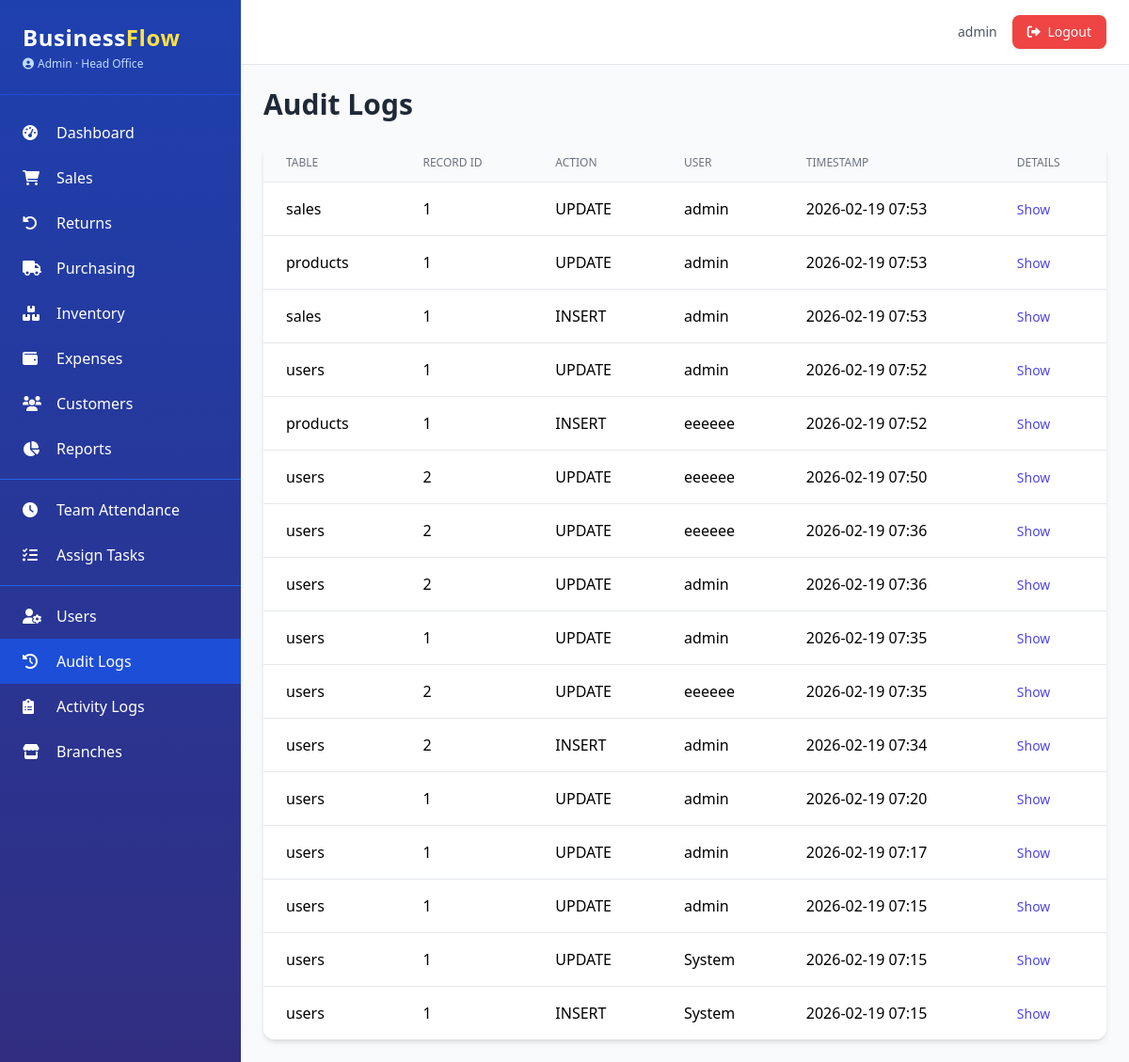
Screenshot of /admin/audit-logs (signed in) with the database file from the repository.
### app.py (models this page shows, shortened)
class AuditMixin:
    @declared_attr
    def created_at(cls):
        return db.Column(db.DateTime, default=datetime.utcnow)

class SoftDeleteMixin:
    @classmethod
    def query_active(cls):
        return cls.query.filter(cls.deleted_at.is_(None))

class User(UserMixin, db.Model, AuditMixin, SoftDeleteMixin):
    __tablename__ = 'users'
    id = db.Column(db.Integer, primary_key=True)
    username = db.Column(db.String(80), unique=True, nullable=False)
    email = db.Column(db.String(120), unique=True, nullable=False)
    password_hash = db.Column(db.String(200), nullable=False)
    role = db.Column(db.String(20), nullable=False, default='Staff')
    branch_id = db.Column(db.Integer, db.ForeignKey('branches.id'), nullable=True)
    active = db.Column(db.Boolean, default=True)
    locale = db.Column(db.String(5), default='en')
    phone = db.Column(db.String(20))
    avatar = db.Column(db.String(200))
    last_login = db.Column(db.DateTime)
    branch = db.relationship('Branch', backref='users')
    permissions = db.Column(db.JSON, default=list)
    salary = db.Column(db.Float, nullable=True)
    pay_cycle = db.Column(db.String(20), default='monthly')
    bank_account = db.Column(db.String(50))
    tax_id = db.Column(db.String(50))
    @property
    def is_admin(self):
        return self.role == 'Admin'
    def has_permission(self, perm):
        if self.is_admin:
            return True
        return perm in (self.permissions or [])

class Branch(db.Model):
    __tablename__ = 'branches'
    id = db.Column(db.Integer, primary_key=True)
    name = db.Column(db.String(100), nullable=False)
    location = db.Column(db.String(200))
    phone = db.Column(db.String(20))
    email = db.Column(db.String(120))
    is_active = db.Column(db.Boolean, default=True)
    currency = db.Column(db.String(3), default='USD')
    created_at = db.Column(db.DateTime, default=datetime.utcnow)

class AuditLog(db.Model):
    __tablename__ = 'audit_logs'
    id = db.Column(db.Integer, primary_key=True)
    table_name = db.Column(db.String(50), nullable=False)
    record_id = db.Column(db.Integer, nullable=False)
    action = db.Column(db.String(10), nullable=False)
    old_values = db.Column(db.Text, nullable=True)
    new_values = db.Column(db.Text, nullable=True)
    user_id = db.Column(db.Integer, db.ForeignKey('users.id'), nullable=True)
    timestamp = db.Column(db.DateTime, default=datetime.utcnow)
    user = db.relationship('User', foreign_keys=[user_id])
    __table_args__ = (
        Index('ix_audit_table_record', table_name, record_id),
        Index('ix_audit_timestamp', timestamp.desc()),
    )

### app.py (the view)
@admin_bp.route('/audit-logs')
@login_required
@admin_required
def audit_logs():
    page = request.args.get('page', 1, type=int)
    per_page = app.config.get('ITEMS_PER_PAGE', 20)
    pagination = AuditLog.query.order_by(AuditLog.timestamp.desc()).paginate(page=page, per_page=per_page, error_out=False)
    return render_template('admin/audit_logs.html', pagination=pagination)

### app.py (called while the page is built)
@login_manager.user_loader
def load_user(user_id):
    return User.query_active().filter_by(id=int(user_id)).first()

def admin_required(f):
    @wraps(f)
    def decorated(*args, **kwargs):
        if not current_user.is_authenticated or not current_user.is_admin:
            abort(403)
        return f(*args, **kwargs)
    return decorated

@app.context_processor
def inject_now():
    return {'now': datetime.utcnow(), 'current_year': datetime.utcnow().year}

### templates/admin/audit_logs.html (shortened to what this page needs)
{% extends "base.html" %}
{% block content %}
<h1 class="text-3xl font-bold text-gray-800 mb-6">Audit Logs</h1>
<div class="bg-white rounded-xl shadow-md overflow-hidden">
    <table class="min-w-full divide-y divide-gray-200">
        <thead class="bg-gray-50">
            <tr>
                <th class="px-6 py-3 text-left text-xs font-medium text-gray-500 uppercase">Table</th>
                <th class="px-6 py-3 text-left text-xs font-medium text-gray-500 uppercase">Record ID</th>
                <th class="px-6 py-3 text-left text-xs font-medium text-gray-500 uppercase">Action</th>
                <th class="px-6 py-3 text-left text-xs font-medium text-gray-500 uppercase">User</th>
                <th class="px-6 py-3 text-left text-xs font-medium text-gray-500 uppercase">Timestamp</th>
                <th class="px-6 py-3 text-left text-xs font-medium text-gray-500 uppercase">Details</th>
            </tr>
        </thead>
        <tbody class="bg-white divide-y divide-gray-200">
            {% for log in pagination.items %}
            <tr class="hover:bg-gray-50">
                <td class="px-6 py-4 whitespace-nowrap">{{ log.table_name }}</td>
                <td class="px-6 py-4 whitespace-nowrap">{{ log.record_id }}</td>
                <td class="px-6 py-4 whitespace-nowrap">{{ log.action }}</td>
                <td class="px-6 py-4 whitespace-nowrap">{{ log.user.username if log.user else 'System' }}</td>
                <td class="px-6 py-4 whitespace-nowrap">{{ log.timestamp.strftime('%Y-%m-%d %H:%M') }}</td>
                <td class="px-6 py-4">
                    <button onclick="toggleDetails({{ log.id }})" class="text-indigo-600 hover:text-indigo-900 text-sm">Show</button>
                </td>
            </tr>
            {% endfor %}
        </tbody>
    </table>
</div>
{% endblock %}

### templates/base.html (shortened to what this page needs)
<!DOCTYPE html>
<html lang="en">
<head>
    <script src="https://cdn.tailwindcss.com"></script>
    <link rel="stylesheet" href="https://cdnjs.cloudflare.com/ajax/libs/font-awesome/6.0.0-beta3/css/all.min.css">
</head>
<body class="bg-gray-50 font-sans antialiased">
    <div class="flex h-screen">
        <aside class="w-64 bg-gradient-to-b from-blue-800 to-indigo-900 text-white flex-shrink-0 hidden md:block overflow-y-auto shadow-xl">
            <div class="p-6 border-b border-blue-700">
                <h1 class="text-2xl font-bold tracking-wide">Business<span class="text-yellow-300">Flow</span></h1>
                <p class="text-xs text-blue-200 mt-1 flex items-center">
                    <i class="fas fa-user-circle mr-1"></i> {{ current_user.role }}
                    {% if current_user.branch %}
                        · {{ current_user.branch.name }}
                    {% endif %}
                </p>
            </div>
            <nav class="mt-4 pb-6">
                {% if current_user.has_permission('access_dashboard') or current_user.is_admin %}
                <a href="{{ url_for('dashboard.index') }}" class="flex items-center py-3 px-6 hover:bg-blue-700 transition {% if request.endpoint and request.endpoint == 'dashboard.index' %}bg-blue-700{% endif %}">
                    <i class="fas fa-tachometer-alt w-6"></i><span class="ml-3">Dashboard</span>
                </a>
                {% endif %}
                {% if current_user.has_permission('view_sales') %}
                <a href="{{ url_for('sales.list') }}" class="flex items-center py-3 px-6 hover:bg-blue-700 transition {% if request.endpoint and request.endpoint.startswith('sales.') %}bg-blue-700{% endif %}">
                    <i class="fas fa-shopping-cart w-6"></i><span class="ml-3">Sales</span>
                </a>
                {% endif %}
                {% if current_user.has_permission('view_sales') %}
                <a href="{{ url_for('returns.list') }}" class="flex items-center py-3 px-6 hover:bg-blue-700 transition {% if request.endpoint and request.endpoint.startswith('returns.') %}bg-blue-700{% endif %}">
                    <i class="fas fa-undo-alt w-6"></i><span class="ml-3">Returns</span>
                </a>
                {% endif %}
                {% if current_user.has_permission('view_purchases') %}
                <a href="{{ url_for('purchasing.purchase_order_list') }}" class="flex items-center py-3 px-6 hover:bg-blue-700 transition {% if request.endpoint and request.endpoint.startswith('purchasing.') %}bg-blue-700{% endif %}">
                    <i class="fas fa-truck w-6"></i><span class="ml-3">Purchasing</span>
                </a>
                {% endif %}
                {% if current_user.has_permission('view_inventory') %}
                <a href="{{ url_for('inventory.product_list') }}" class="flex items-center py-3 px-6 hover:bg-blue-700 transition {% if request.endpoint and request.endpoint.startswith('inventory.') %}bg-blue-700{% endif %}">
                    <i class="fas fa-boxes w-6"></i><span class="ml-3">Inventory</span>
                </a>
                {% endif %}
                {% if current_user.has_permission('view_expenses') %}
                <a href="{{ url_for('expenses.list') }}" class="flex items-center py-3 px-6 hover:bg-blue-700 transition {% if request.endpoint and request.endpoint.startswith('expenses.') %}bg-blue-700{% endif %}">
                    <i class="fas fa-wallet w-6"></i><span class="ml-3">Expenses</span>
                </a>
                {% endif %}
                {% if current_user.has_permission('view_customers') %}
                <a href="{{ url_for('crm.customer_list') }}" class="flex items-center py-3 px-6 hover:bg-blue-700 transition {% if request.endpoint and request.endpoint.startswith('crm.') %}bg-blue-700{% endif %}">
                    <i class="fas fa-users w-6"></i><span class="ml-3">Customers</span>
                </a>
                {% endif %}
                {% if current_user.has_permission('view_reports') %}
                <a href="{{ url_for('reports.index') }}" class="flex items-center py-3 px-6 hover:bg-blue-700 transition {% if request.endpoint and request.endpoint.startswith('reports.') %}bg-blue-700{% endif %}">
                    <i class="fas fa-chart-pie w-6"></i><span class="ml-3">Reports</span>
                </a>
                {% endif %}
                {% if current_user.has_permission('manage_team') %}
                <div class="border-t border-blue-600 my-2"></div>
                <a href="#" class="flex items-center py-3 px-6 hover:bg-blue-700 transition">
                    <i class="fas fa-clock w-6"></i><span class="ml-3">Team Attendance</span>
                </a>
                <a href="#" class="flex items-center py-3 px-6 hover:bg-blue-700 transition">
                    <i class="fas fa-tasks w-6"></i><span class="ml-3">Assign Tasks</span>
                </a>
                {% endif %}
                {% if current_user.has_permission('manage_users') %}
                <div class="border-t border-blue-600 my-2"></div>
                <a href="{{ url_for('admin.users') }}" class="flex items-center py-3 px-6 hover:bg-blue-700 transition {% if request.endpoint and request.endpoint == 'admin.users' %}bg-blue-700{% endif %}">
                    <i class="fas fa-user-cog w-6"></i><span class="ml-3">Users</span>
                </a>
                <a href="{{ url_for('admin.audit_logs') }}" class="flex items-center py-3 px-6 hover:bg-blue-700 transition {% if request.endpoint and request.endpoint == 'admin.audit_logs' %}bg-blue-700{% endif %}">
                    <i class="fas fa-history w-6"></i><span class="ml-3">Audit Logs</span>
                </a>
                <a href="{{ url_for('admin.activity_logs') }}" class="flex items-center py-3 px-6 hover:bg-blue-700 transition {% if request.endpoint and request.endpoint == 'admin.activity_logs' %}bg-blue-700{% endif %}">
                    <i class="fas fa-clipboard-list w-6"></i><span class="ml-3">Activity Logs</span>
                </a>
                <a href="#" class="flex items-center py-3 px-6 hover:bg-blue-700 transition">
                    <i class="fas fa-store w-6"></i><span class="ml-3">Branches</span>
                </a>
                {% endif %}
            </nav>
        </aside>
        <div class="flex-1 flex flex-col overflow-hidden">
            <header class="bg-white shadow-sm border-b border-gray-200">
                <div class="flex justify-between items-center py-4 px-6">
                    <div class="flex items-center space-x-4 ml-auto">
                        <span class="text-sm text-gray-600">{{ current_user.username }}</span>
                        <a href="{{ url_for('auth.logout') }}" class="bg-red-500 hover:bg-red-600 text-white px-4 py-2 rounded-lg text-sm transition shadow-sm">
                            <i class="fas fa-sign-out-alt mr-1"></i> Logout
                        </a>
                    </div>
                </div>
            </header>
            <main class="flex-1 overflow-y-auto p-6 bg-gray-50">
                {% block content %}{% endblock %}
            </main>
        </div>
    </div>
</body>
</html>

### rows the page displays
User: role "Admin", username "admin"
Branch: branch.name "Head Office"
AuditLog: table_name "sales", record_id "1", action "UPDATE", user "admin", timestamp "2026-02-19 07:53"
AuditLog: table_name "products", record_id "1", action "UPDATE", user "admin", timestamp "2026-02-19 07:53"
AuditLog: table_name "sales", record_id "1", action "INSERT", user "admin", timestamp "2026-02-19 07:53"
AuditLog: table_name "users", record_id "1", action "UPDATE", user "admin", timestamp "2026-02-19 07:52"
AuditLog: table_name "products", record_id "1", action "INSERT", user "eeeeee", timestamp "2026-02-19 07:52"
AuditLog: table_name "users", record_id "2", action "UPDATE", user "eeeeee", timestamp "2026-02-19 07:50"
AuditLog: table_name "users", record_id "2", action "UPDATE", user "eeeeee", timestamp "2026-02-19 07:36"
AuditLog: table_name "users", record_id "2", action "UPDATE", user "admin", timestamp "2026-02-19 07:36"
AuditLog: table_name "users", record_id "1", action "UPDATE", user "admin", timestamp "2026-02-19 07:35"
AuditLog: table_name "users", record_id "2", action "UPDATE", user "eeeeee", timestamp "2026-02-19 07:35"
AuditLog: table_name "users", record_id "2", action "INSERT", user "admin", timestamp "2026-02-19 07:34"
AuditLog: table_name "users", record_id "1", action "UPDATE", user "admin", timestamp "2026-02-19 07:20"
AuditLog: table_name "users", record_id "1", action "UPDATE", user "admin", timestamp "2026-02-19 07:17"
AuditLog: table_name "users", record_id "1", action "UPDATE", user "admin", timestamp "2026-02-19 07:15"
AuditLog: table_name "users", record_id "1", action "UPDATE", user "System", timestamp "2026-02-19 07:15"
AuditLog: table_name "users", record_id "1", action "INSERT", user "System", timestamp "2026-02-19 07:15"
